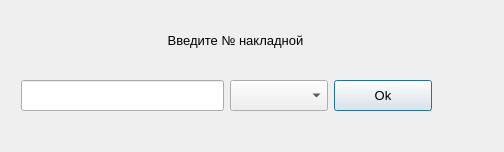
<?xml version="1.0" encoding="UTF-8"?>
<ui version="4.0">
 <class>manufactureChoseWaybill</class>
 <widget class="QDialog" name="manufactureChoseWaybill">
  <property name="geometry">
   <rect>
    <x>0</x>
    <y>0</y>
    <width>504</width>
    <height>152</height>
   </rect>
  </property>
  <property name="windowTitle">
   <string>Dialog</string>
  </property>
  <widget class="QLabel" name="label">
   <property name="geometry">
    <rect>
     <x>150</x>
     <y>10</y>
     <width>171</width>
     <height>61</height>
    </rect>
   </property>
   <property name="font">
    <font>
     <pointsize>10</pointsize>
    </font>
   </property>
   <property name="text">
    <string>Введите № накладной</string>
   </property>
   <property name="alignment">
    <set>Qt::AlignCenter</set>
   </property>
  </widget>
  <widget class="QWidget" name="">
   <property name="geometry">
    <rect>
     <x>21</x>
     <y>80</y>
     <width>411</width>
     <height>31</height>
    </rect>
   </property>
   <layout class="QGridLayout" name="gridLayout_2">
    <item row="0" column="0">
     <widget class="QLineEdit" name="lineEdit">
      <property name="sizePolicy">
       <sizepolicy hsizetype="Expanding" vsizetype="Expanding">
        <horstretch>0</horstretch>
        <verstretch>0</verstretch>
       </sizepolicy>
      </property>
      <property name="font">
       <font>
        <pointsize>10</pointsize>
       </font>
      </property>
     </widget>
    </item>
    <item row="0" column="1">
     <layout class="QGridLayout" name="gridLayout">
      <item row="0" column="1">
       <widget class="QPushButton" name="okButton">
        <property name="sizePolicy">
         <sizepolicy hsizetype="Expanding" vsizetype="Expanding">
          <horstretch>0</horstretch>
          <verstretch>0</verstretch>
         </sizepolicy>
        </property>
        <property name="font">
         <font>
          <pointsize>10</pointsize>
         </font>
        </property>
        <property name="text">
         <string>Ok</string>
        </property>
       </widget>
      </item>
      <item row="0" column="0">
       <widget class="QComboBox" name="comboBox">
        <property name="sizePolicy">
         <sizepolicy hsizetype="Expanding" vsizetype="Expanding">
          <horstretch>0</horstretch>
          <verstretch>0</verstretch>
         </sizepolicy>
        </property>
        <property name="font">
         <font>
          <pointsize>10</pointsize>
         </font>
        </property>
       </widget>
      </item>
     </layout>
    </item>
   </layout>
  </widget>
 </widget>
 <resources/>
 <connections/>
</ui>
